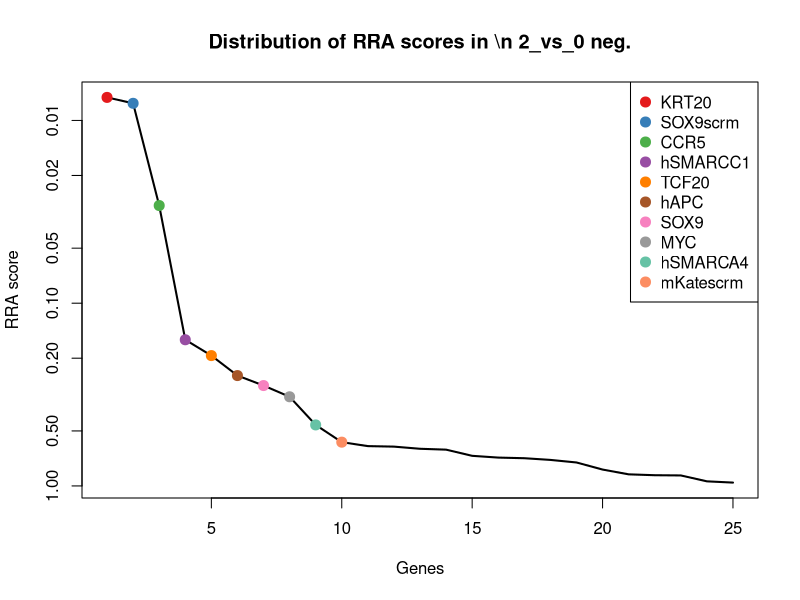
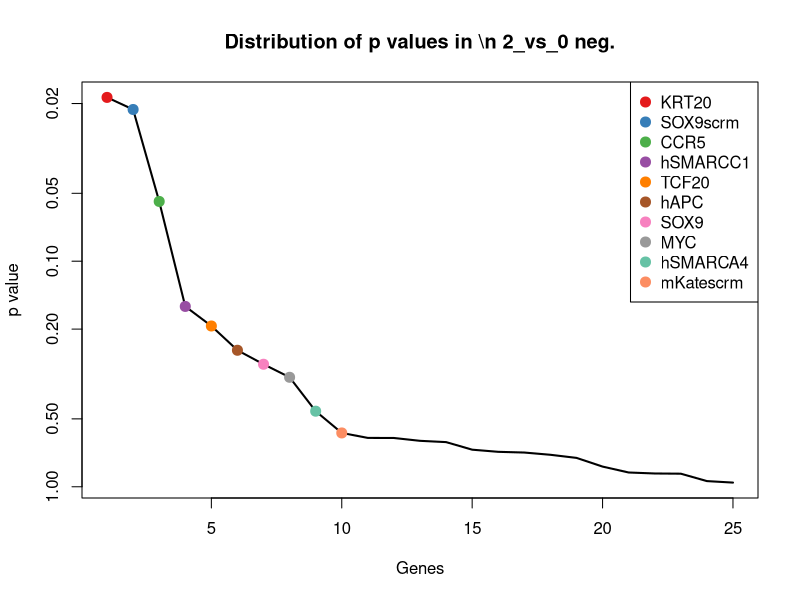
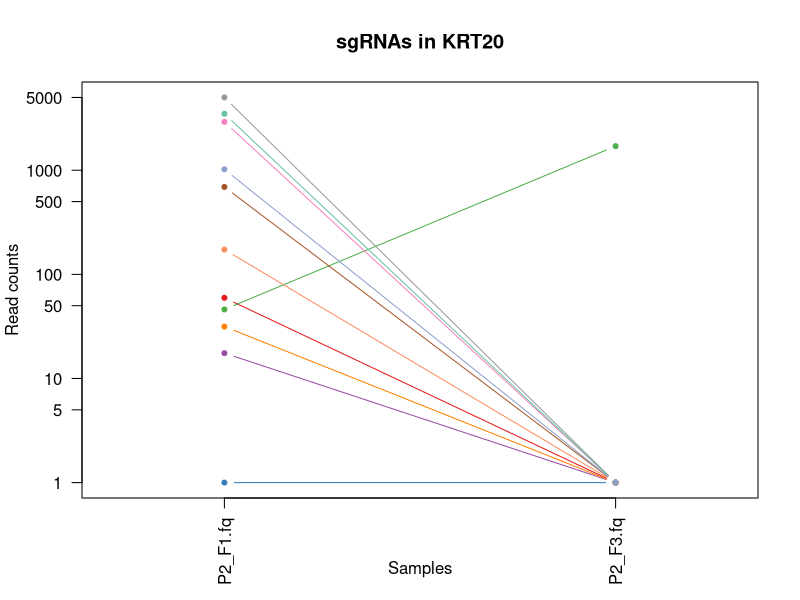
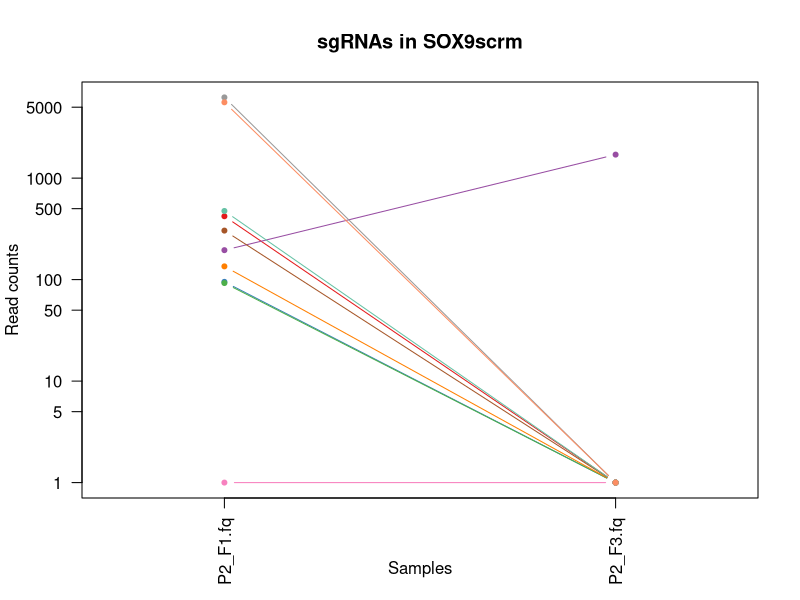
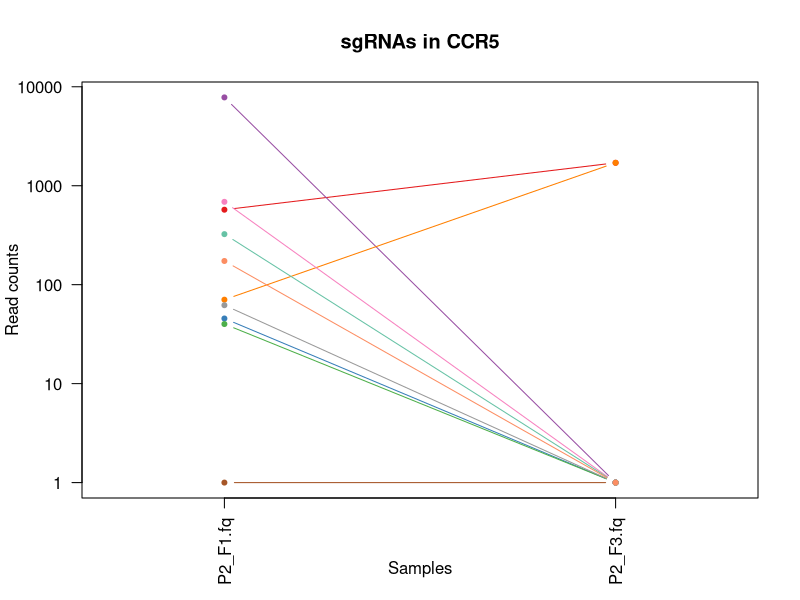
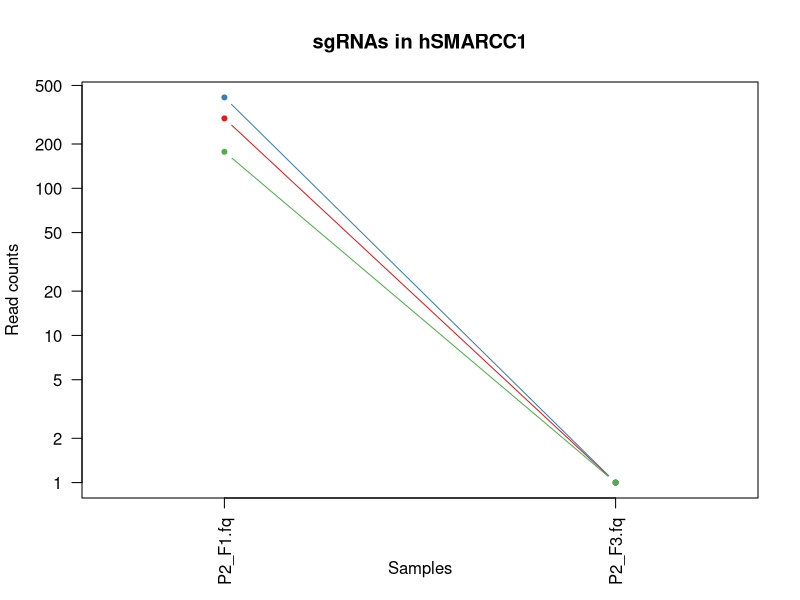
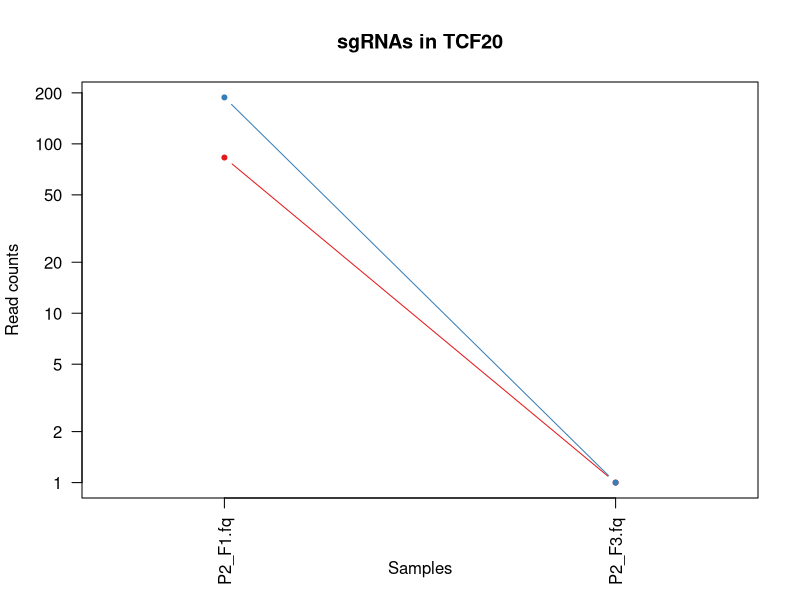
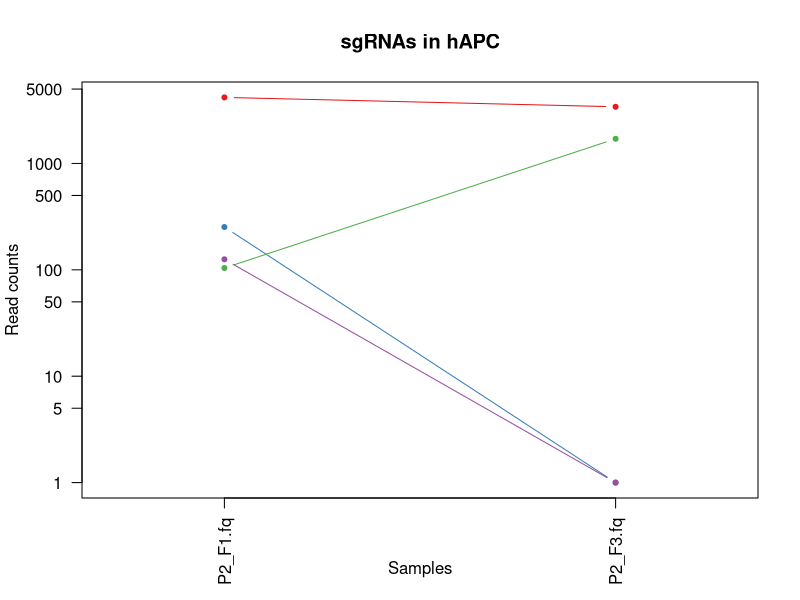

Reproduce these figures in R, in order. (Note: this script raises an error after producing the figures.)
pdf(file='P2_02_day3.pdf',width=4.5,height=4.5);
gstable=read.table('P2_02_day3.gene_summary.txt',header=T)
# 
#
# parameters
# Do not modify the variables beginning with "__"

# gstablename='__GENE_SUMMARY_FILE__'
startindex=3
# outputfile='__OUTPUT_FILE__'
targetgenelist=c("KRT20","SOX9scrm","CCR5","hSMARCC1","TCF20","hAPC","SOX9","MYC","hSMARCA4","mKatescrm")
# samplelabel=sub('.\\w+.\\w+$','',colnames(gstable)[startindex]);
samplelabel='2_vs_0 neg.'


# You need to write some codes in front of this code:
# gstable=read.table(gstablename,header=T)
# pdf(file=outputfile,width=6,height=6)


# set up color using RColorBrewer
#library(RColorBrewer)
#colors <- brewer.pal(length(targetgenelist), "Set1")

colors=c( "#E41A1C", "#377EB8", "#4DAF4A", "#984EA3", "#FF7F00",  "#A65628", "#F781BF",
          "#999999", "#66C2A5", "#FC8D62", "#8DA0CB", "#E78AC3", "#A6D854", "#FFD92F", "#E5C494", "#B3B3B3", 
          "#8DD3C7", "#FFFFB3", "#BEBADA", "#FB8072", "#80B1D3", "#FDB462", "#B3DE69", "#FCCDE5",
          "#D9D9D9", "#BC80BD", "#CCEBC5", "#FFED6F")

######
# function definition

plotrankedvalues<-function(val, tglist, ...){
  
  plot(val,log='y',ylim=c(max(val),min(val)),type='l',lwd=2, ...)
  if(length(tglist)>0){
    for(i in 1:length(tglist)){
      targetgene=tglist[i];
      tx=which(names(val)==targetgene);ty=val[targetgene];
      points(tx,ty,col=colors[(i %% length(colors)) ],cex=2,pch=20)
      # text(tx+50,ty,targetgene,col=colors[i])
    }
    legend('topright',tglist,pch=20,pt.cex = 2,cex=1,col=colors)
  }
}



plotrandvalues<-function(val,targetgenelist, ...){
  # choose the one with the best distance distribution
  
  mindiffvalue=0;
  randval=val;
  for(i in 1:20){
    randval0=sample(val)
    vindex=sort(which(names(randval0) %in% targetgenelist))
    if(max(vindex)>0.9*length(val)){
      # print('pass...')
      next;
    }
    mindiffind=min(diff(vindex));
    if (mindiffind > mindiffvalue){
      mindiffvalue=mindiffind;
      randval=randval0;
      # print(paste('Diff: ',mindiffvalue))
    }
  }
  plot(randval,log='y',ylim=c(max(randval),min(randval)),pch=20,col='grey', ...)
  
  if(length(targetgenelist)>0){
    for(i in 1:length(targetgenelist)){
      targetgene=targetgenelist[i];
      tx=which(names(randval)==targetgene);ty=randval[targetgene];
      points(tx,ty,col=colors[(i %% length(colors)) ],cex=2,pch=20)
      text(tx+50,ty,targetgene,col=colors[i])
    }
  }
  
}




# set.seed(1235)



pvec=gstable[,startindex]
names(pvec)=gstable[,'id']
pvec=sort(pvec);

plotrankedvalues(pvec,targetgenelist,xlab='Genes',ylab='RRA score',main=paste('Distribution of RRA scores in \\n',samplelabel))

# plotrandvalues(pvec,targetgenelist,xlab='Genes',ylab='RRA score',main=paste('Distribution of RRA scores in \\n',samplelabel))


pvec=gstable[,startindex+1]
names(pvec)=gstable[,'id']
pvec=sort(pvec);

plotrankedvalues(pvec,targetgenelist,xlab='Genes',ylab='p value',main=paste('Distribution of p values in \\n',samplelabel))

# plotrandvalues(pvec,targetgenelist,xlab='Genes',ylab='p value',main=paste('Distribution of p values in \\n',samplelabel))



# you need to write after this code:
# dev.off()






# parameters
# Do not modify the variables beginning with "__"
targetmat=list(c(58.517174955062906,0.0),c(0.0,0.0),c(45.013211503894546,1703.561224489796),c(16.504844218094664,0.0),c(30.508954463750747,0.0),c(689.7024295985619,0.0),c(2912.354784301977,0.0),c(5005.969266027561,0.0),c(3484.022570401438,0.0),c(172.0504973037747,0.0),c(1019.2991671659676,0.0))
targetgene="KRT20"
collabel=c("P2_F1.fq","P2_F3.fq")

# set up color using RColorBrewer
#library(RColorBrewer)
#colors <- brewer.pal(length(targetgenelist), "Set1")

colors=c( "#E41A1C", "#377EB8", "#4DAF4A", "#984EA3", "#FF7F00",  "#A65628", "#F781BF",
          "#999999", "#66C2A5", "#FC8D62", "#8DA0CB", "#E78AC3", "#A6D854", "#FFD92F", "#E5C494", "#B3B3B3", 
          "#8DD3C7", "#FFFFB3", "#BEBADA", "#FB8072", "#80B1D3", "#FDB462", "#B3DE69", "#FCCDE5",
          "#D9D9D9", "#BC80BD", "#CCEBC5", "#FFED6F")


## code

targetmatvec=unlist(targetmat)+1
yrange=range(targetmatvec[targetmatvec>0]);
# yrange[1]=1; # set the minimum value to 1
for(i in 1:length(targetmat)){
  vali=targetmat[[i]]+1;
  if(i==1){
    plot(1:length(vali),vali,type='b',las=1,pch=20,main=paste('sgRNAs in',targetgene),ylab='Read counts',xlab='Samples',xlim=c(0.7,length(vali)+0.3),ylim = yrange,col=colors[(i %% length(colors))],xaxt='n',log='y')
    axis(1,at=1:length(vali),labels=(collabel),las=2)
    # lines(0:100,rep(1,101),col='black');
  }else{
    lines(1:length(vali),vali,type='b',pch=20,col=colors[(i %% length(colors))])
  }
}




# parameters
# Do not modify the variables beginning with "__"
targetmat=list(c(420.1233073696824,0.0),c(94.02759736369083,0.0),c(91.52686339125223,0.0),c(194.05695626123426,1703.561224489796),c(134.0393409227082,0.0),c(303.0889574595566,0.0),c(0.0,0.0),c(6240.831701617734,0.0),c(473.6390143798681,0.0),c(5583.138666866386,0.0))
targetgene="SOX9scrm"
collabel=c("P2_F1.fq","P2_F3.fq")

# set up color using RColorBrewer
#library(RColorBrewer)
#colors <- brewer.pal(length(targetgenelist), "Set1")

colors=c( "#E41A1C", "#377EB8", "#4DAF4A", "#984EA3", "#FF7F00",  "#A65628", "#F781BF",
          "#999999", "#66C2A5", "#FC8D62", "#8DA0CB", "#E78AC3", "#A6D854", "#FFD92F", "#E5C494", "#B3B3B3", 
          "#8DD3C7", "#FFFFB3", "#BEBADA", "#FB8072", "#80B1D3", "#FDB462", "#B3DE69", "#FCCDE5",
          "#D9D9D9", "#BC80BD", "#CCEBC5", "#FFED6F")


## code

targetmatvec=unlist(targetmat)+1
yrange=range(targetmatvec[targetmatvec>0]);
# yrange[1]=1; # set the minimum value to 1
for(i in 1:length(targetmat)){
  vali=targetmat[[i]]+1;
  if(i==1){
    plot(1:length(vali),vali,type='b',las=1,pch=20,main=paste('sgRNAs in',targetgene),ylab='Read counts',xlab='Samples',xlim=c(0.7,length(vali)+0.3),ylim = yrange,col=colors[(i %% length(colors))],xaxt='n',log='y')
    axis(1,at=1:length(vali),labels=(collabel),las=2)
    # lines(0:100,rep(1,101),col='black');
  }else{
    lines(1:length(vali),vali,type='b',pch=20,col=colors[(i %% length(colors))])
  }
}




# parameters
# Do not modify the variables beginning with "__"
targetmat=list(c(571.167639304973,1703.561224489796),c(44.51306470940683,0.0),c(39.01144997004194,0.0),c(7804.290581186338,0.0),c(69.52040443379268,1703.561224489796),c(0.0,0.0),c(686.2014020371479,0.0),c(61.017908927501495,0.0),c(323.0948292390653,0.0),c(172.5506440982624,0.0))
targetgene="CCR5"
collabel=c("P2_F1.fq","P2_F3.fq")

# set up color using RColorBrewer
#library(RColorBrewer)
#colors <- brewer.pal(length(targetgenelist), "Set1")

colors=c( "#E41A1C", "#377EB8", "#4DAF4A", "#984EA3", "#FF7F00",  "#A65628", "#F781BF",
          "#999999", "#66C2A5", "#FC8D62", "#8DA0CB", "#E78AC3", "#A6D854", "#FFD92F", "#E5C494", "#B3B3B3", 
          "#8DD3C7", "#FFFFB3", "#BEBADA", "#FB8072", "#80B1D3", "#FDB462", "#B3DE69", "#FCCDE5",
          "#D9D9D9", "#BC80BD", "#CCEBC5", "#FFED6F")


## code

targetmatvec=unlist(targetmat)+1
yrange=range(targetmatvec[targetmatvec>0]);
# yrange[1]=1; # set the minimum value to 1
for(i in 1:length(targetmat)){
  vali=targetmat[[i]]+1;
  if(i==1){
    plot(1:length(vali),vali,type='b',las=1,pch=20,main=paste('sgRNAs in',targetgene),ylab='Read counts',xlab='Samples',xlim=c(0.7,length(vali)+0.3),ylim = yrange,col=colors[(i %% length(colors))],xaxt='n',log='y')
    axis(1,at=1:length(vali),labels=(collabel),las=2)
    # lines(0:100,rep(1,101),col='black');
  }else{
    lines(1:length(vali),vali,type='b',pch=20,col=colors[(i %% length(colors))])
  }
}




# parameters
# Do not modify the variables beginning with "__"
targetmat=list(c(297.5873427201917,0.0),c(413.6213990413421,0.0),c(176.05167165967643,0.0))
targetgene="hSMARCC1"
collabel=c("P2_F1.fq","P2_F3.fq")

# set up color using RColorBrewer
#library(RColorBrewer)
#colors <- brewer.pal(length(targetgenelist), "Set1")

colors=c( "#E41A1C", "#377EB8", "#4DAF4A", "#984EA3", "#FF7F00",  "#A65628", "#F781BF",
          "#999999", "#66C2A5", "#FC8D62", "#8DA0CB", "#E78AC3", "#A6D854", "#FFD92F", "#E5C494", "#B3B3B3", 
          "#8DD3C7", "#FFFFB3", "#BEBADA", "#FB8072", "#80B1D3", "#FDB462", "#B3DE69", "#FCCDE5",
          "#D9D9D9", "#BC80BD", "#CCEBC5", "#FFED6F")


## code

targetmatvec=unlist(targetmat)+1
yrange=range(targetmatvec[targetmatvec>0]);
# yrange[1]=1; # set the minimum value to 1
for(i in 1:length(targetmat)){
  vali=targetmat[[i]]+1;
  if(i==1){
    plot(1:length(vali),vali,type='b',las=1,pch=20,main=paste('sgRNAs in',targetgene),ylab='Read counts',xlab='Samples',xlim=c(0.7,length(vali)+0.3),ylim = yrange,col=colors[(i %% length(colors))],xaxt='n',log='y')
    axis(1,at=1:length(vali),labels=(collabel),las=2)
    # lines(0:100,rep(1,101),col='black');
  }else{
    lines(1:length(vali),vali,type='b',pch=20,col=colors[(i %% length(colors))])
  }
}




# parameters
# Do not modify the variables beginning with "__"
targetmat=list(c(82.02407429598561,0.0),c(187.05490113840622,0.0))
targetgene="TCF20"
collabel=c("P2_F1.fq","P2_F3.fq")

# set up color using RColorBrewer
#library(RColorBrewer)
#colors <- brewer.pal(length(targetgenelist), "Set1")

colors=c( "#E41A1C", "#377EB8", "#4DAF4A", "#984EA3", "#FF7F00",  "#A65628", "#F781BF",
          "#999999", "#66C2A5", "#FC8D62", "#8DA0CB", "#E78AC3", "#A6D854", "#FFD92F", "#E5C494", "#B3B3B3", 
          "#8DD3C7", "#FFFFB3", "#BEBADA", "#FB8072", "#80B1D3", "#FDB462", "#B3DE69", "#FCCDE5",
          "#D9D9D9", "#BC80BD", "#CCEBC5", "#FFED6F")


## code

targetmatvec=unlist(targetmat)+1
yrange=range(targetmatvec[targetmatvec>0]);
# yrange[1]=1; # set the minimum value to 1
for(i in 1:length(targetmat)){
  vali=targetmat[[i]]+1;
  if(i==1){
    plot(1:length(vali),vali,type='b',las=1,pch=20,main=paste('sgRNAs in',targetgene),ylab='Read counts',xlab='Samples',xlim=c(0.7,length(vali)+0.3),ylim = yrange,col=colors[(i %% length(colors))],xaxt='n',log='y')
    axis(1,at=1:length(vali),labels=(collabel),las=2)
    # lines(0:100,rep(1,101),col='black');
  }else{
    lines(1:length(vali),vali,type='b',pch=20,col=colors[(i %% length(colors))])
  }
}




# parameters
# Do not modify the variables beginning with "__"
targetmat=list(c(4174.225146794487,3407.122448979592),c(251.57383762732172,0.0),c(103.03023966446973,1703.561224489796),c(124.53655182744157,0.0))
targetgene="hAPC"
collabel=c("P2_F1.fq","P2_F3.fq")

# set up color using RColorBrewer
#library(RColorBrewer)
#colors <- brewer.pal(length(targetgenelist), "Set1")

colors=c( "#E41A1C", "#377EB8", "#4DAF4A", "#984EA3", "#FF7F00",  "#A65628", "#F781BF",
          "#999999", "#66C2A5", "#FC8D62", "#8DA0CB", "#E78AC3", "#A6D854", "#FFD92F", "#E5C494", "#B3B3B3", 
          "#8DD3C7", "#FFFFB3", "#BEBADA", "#FB8072", "#80B1D3", "#FDB462", "#B3DE69", "#FCCDE5",
          "#D9D9D9", "#BC80BD", "#CCEBC5", "#FFED6F")


## code

targetmatvec=unlist(targetmat)+1
yrange=range(targetmatvec[targetmatvec>0]);
# yrange[1]=1; # set the minimum value to 1
for(i in 1:length(targetmat)){
  vali=targetmat[[i]]+1;
  if(i==1){
    plot(1:length(vali),vali,type='b',las=1,pch=20,main=paste('sgRNAs in',targetgene),ylab='Read counts',xlab='Samples',xlim=c(0.7,length(vali)+0.3),ylim = yrange,col=colors[(i %% length(colors))],xaxt='n',log='y')
    axis(1,at=1:length(vali),labels=(collabel),las=2)
    # lines(0:100,rep(1,101),col='black');
  }else{
    lines(1:length(vali),vali,type='b',pch=20,col=colors[(i %% length(colors))])
  }
}




# parameters
# Do not modify the variables beginning with "__"
targetmat=list(c(0.0,0.0),c(83.52451467944877,1703.561224489796),c(153.54506590772917,0.0),c(41.01203714799281,0.0),c(0.0,0.0),c(166.5488825644098,0.0),c(8186.4027321749545,6814.244897959184),c(3299.46840323547,1703.561224489796),c(4201.233073696824,6814.244897959184),c(2447.2182654284,0.0),c(284.58352606351104,0.0))
targetgene="SOX9"
collabel=c("P2_F1.fq","P2_F3.fq")

# set up color using RColorBrewer
#library(RColorBrewer)
#colors <- brewer.pal(length(targetgenelist), "Set1")

colors=c( "#E41A1C", "#377EB8", "#4DAF4A", "#984EA3", "#FF7F00",  "#A65628", "#F781BF",
          "#999999", "#66C2A5", "#FC8D62", "#8DA0CB", "#E78AC3", "#A6D854", "#FFD92F", "#E5C494", "#B3B3B3", 
          "#8DD3C7", "#FFFFB3", "#BEBADA", "#FB8072", "#80B1D3", "#FDB462", "#B3DE69", "#FCCDE5",
          "#D9D9D9", "#BC80BD", "#CCEBC5", "#FFED6F")


## code

targetmatvec=unlist(targetmat)+1
yrange=range(targetmatvec[targetmatvec>0]);
# yrange[1]=1; # set the minimum value to 1
for(i in 1:length(targetmat)){
  vali=targetmat[[i]]+1;
  if(i==1){
    plot(1:length(vali),vali,type='b',las=1,pch=20,main=paste('sgRNAs in',targetgene),ylab='Read counts',xlab='Samples',xlim=c(0.7,length(vali)+0.3),ylim = yrange,col=colors[(i %% length(colors))],xaxt='n',log='y')
    axis(1,at=1:length(vali),labels=(collabel),las=2)
    # lines(0:100,rep(1,101),col='black');
  }else{
    lines(1:length(vali),vali,type='b',pch=20,col=colors[(i %% length(colors))])
  }
}




# parameters
# Do not modify the variables beginning with "__"
targetmat=list(c(789.2316417016177,0.0),c(245.07192929898142,0.0),c(49.514532654284,0.0),c(35.51042240862792,0.0),c(111.03258837627321,0.0))
targetgene="MYC"
collabel=c("P2_F1.fq","P2_F3.fq")

# set up color using RColorBrewer
#library(RColorBrewer)
#colors <- brewer.pal(length(targetgenelist), "Set1")

colors=c( "#E41A1C", "#377EB8", "#4DAF4A", "#984EA3", "#FF7F00",  "#A65628", "#F781BF",
          "#999999", "#66C2A5", "#FC8D62", "#8DA0CB", "#E78AC3", "#A6D854", "#FFD92F", "#E5C494", "#B3B3B3", 
          "#8DD3C7", "#FFFFB3", "#BEBADA", "#FB8072", "#80B1D3", "#FDB462", "#B3DE69", "#FCCDE5",
          "#D9D9D9", "#BC80BD", "#CCEBC5", "#FFED6F")


## code

targetmatvec=unlist(targetmat)+1
yrange=range(targetmatvec[targetmatvec>0]);
# yrange[1]=1; # set the minimum value to 1
for(i in 1:length(targetmat)){
  vali=targetmat[[i]]+1;
  if(i==1){
    plot(1:length(vali),vali,type='b',las=1,pch=20,main=paste('sgRNAs in',targetgene),ylab='Read counts',xlab='Samples',xlim=c(0.7,length(vali)+0.3),ylim = yrange,col=colors[(i %% length(colors))],xaxt='n',log='y')
    axis(1,at=1:length(vali),labels=(collabel),las=2)
    # lines(0:100,rep(1,101),col='black');
  }else{
    lines(1:length(vali),vali,type='b',pch=20,col=colors[(i %% length(colors))])
  }
}




# parameters
# Do not modify the variables beginning with "__"
targetmat=list(c(112.03288196524863,0.0),c(43.012624325943676,1703.561224489796),c(16.00469742360695,3407.122448979592))
targetgene="hSMARCA4"
collabel=c("P2_F1.fq","P2_F3.fq")

# set up color using RColorBrewer
#library(RColorBrewer)
#colors <- brewer.pal(length(targetgenelist), "Set1")

colors=c( "#E41A1C", "#377EB8", "#4DAF4A", "#984EA3", "#FF7F00",  "#A65628", "#F781BF",
          "#999999", "#66C2A5", "#FC8D62", "#8DA0CB", "#E78AC3", "#A6D854", "#FFD92F", "#E5C494", "#B3B3B3", 
          "#8DD3C7", "#FFFFB3", "#BEBADA", "#FB8072", "#80B1D3", "#FDB462", "#B3DE69", "#FCCDE5",
          "#D9D9D9", "#BC80BD", "#CCEBC5", "#FFED6F")


## code

targetmatvec=unlist(targetmat)+1
yrange=range(targetmatvec[targetmatvec>0]);
# yrange[1]=1; # set the minimum value to 1
for(i in 1:length(targetmat)){
  vali=targetmat[[i]]+1;
  if(i==1){
    plot(1:length(vali),vali,type='b',las=1,pch=20,main=paste('sgRNAs in',targetgene),ylab='Read counts',xlab='Samples',xlim=c(0.7,length(vali)+0.3),ylim = yrange,col=colors[(i %% length(colors))],xaxt='n',log='y')
    axis(1,at=1:length(vali),labels=(collabel),las=2)
    # lines(0:100,rep(1,101),col='black');
  }else{
    lines(1:length(vali),vali,type='b',pch=20,col=colors[(i %% length(colors))])
  }
}




# parameters
# Do not modify the variables beginning with "__"
targetmat=list(c(65.01908328340323,1703.561224489796),c(16.504844218094664,1703.561224489796),c(110.53244158178549,0.0),c(236.5694337926902,0.0),c(56.516587777112036,0.0),c(25.007339724385858,0.0),c(16.504844218094664,0.0),c(29.508660874775313,0.0),c(51.01497303774715,0.0),c(32.0093948472139,1703.561224489796))
targetgene="mKatescrm"
collabel=c("P2_F1.fq","P2_F3.fq")

# set up color using RColorBrewer
#library(RColorBrewer)
#colors <- brewer.pal(length(targetgenelist), "Set1")

colors=c( "#E41A1C", "#377EB8", "#4DAF4A", "#984EA3", "#FF7F00",  "#A65628", "#F781BF",
          "#999999", "#66C2A5", "#FC8D62", "#8DA0CB", "#E78AC3", "#A6D854", "#FFD92F", "#E5C494", "#B3B3B3", 
          "#8DD3C7", "#FFFFB3", "#BEBADA", "#FB8072", "#80B1D3", "#FDB462", "#B3DE69", "#FCCDE5",
          "#D9D9D9", "#BC80BD", "#CCEBC5", "#FFED6F")


## code

targetmatvec=unlist(targetmat)+1
yrange=range(targetmatvec[targetmatvec>0]);
# yrange[1]=1; # set the minimum value to 1
for(i in 1:length(targetmat)){
  vali=targetmat[[i]]+1;
  if(i==1){
    plot(1:length(vali),vali,type='b',las=1,pch=20,main=paste('sgRNAs in',targetgene),ylab='Read counts',xlab='Samples',xlim=c(0.7,length(vali)+0.3),ylim = yrange,col=colors[(i %% length(colors))],xaxt='n',log='y')
    axis(1,at=1:length(vali),labels=(collabel),las=2)
    # lines(0:100,rep(1,101),col='black');
  }else{
    lines(1:length(vali),vali,type='b',pch=20,col=colors[(i %% length(colors))])
  }
}



# 
#
# parameters
# Do not modify the variables beginning with "__"

# gstablename='__GENE_SUMMARY_FILE__'
startindex=9
# outputfile='__OUTPUT_FILE__'
targetgenelist=c("GFP","hSMARCA4","mKate","hSMARCC2","mKatescrm","Prom1","hSATB2","TCF4","POLRD2","KRT20scrm")
# samplelabel=sub('.\\w+.\\w+$','',colnames(gstable)[startindex]);
samplelabel='2_vs_0 pos.'


# You need to write some codes in front of this code:
# gstable=read.table(gstablename,header=T)
# pdf(file=outputfile,width=6,height=6)


# set up color using RColorBrewer
#library(RColorBrewer)
#colors <- brewer.pal(length(targetgenelist), "Set1")

colors=c( "#E41A1C", "#377EB8", "#4DAF4A", "#984EA3", "#FF7F00",  "#A65628", "#F781BF",
          "#999999", "#66C2A5", "#FC8D62", "#8DA0CB", "#E78AC3", "#A6D854", "#FFD92F", "#E5C494", "#B3B3B3", 
          "#8DD3C7", "#FFFFB3", "#BEBADA", "#FB8072", "#80B1D3", "#FDB462", "#B3DE69", "#FCCDE5",
          "#D9D9D9", "#BC80BD", "#CCEBC5", "#FFED6F")

######
# function definition

plotrankedvalues<-function(val, tglist, ...){
  
  plot(val,log='y',ylim=c(max(val),min(val)),type='l',lwd=2, ...)
  if(length(tglist)>0){
    for(i in 1:length(tglist)){
      targetgene=tglist[i];
      tx=which(names(val)==targetgene);ty=val[targetgene];
      points(tx,ty,col=colors[(i %% length(colors)) ],cex=2,pch=20)
      # text(tx+50,ty,targetgene,col=colors[i])
    }
    legend('topright',tglist,pch=20,pt.cex = 2,cex=1,col=colors)
  }
}



plotrandvalues<-function(val,targetgenelist, ...){
  # choose the one with the best distance distribution
  
  mindiffvalue=0;
  randval=val;
  for(i in 1:20){
    randval0=sample(val)
    vindex=sort(which(names(randval0) %in% targetgenelist))
    if(max(vindex)>0.9*length(val)){
      # print('pass...')
      next;
    }
    mindiffind=min(diff(vindex));
    if (mindiffind > mindiffvalue){
      mindiffvalue=mindiffind;
      randval=randval0;
      # print(paste('Diff: ',mindiffvalue))
    }
  }
  plot(randval,log='y',ylim=c(max(randval),min(randval)),pch=20,col='grey', ...)
  
  if(length(targetgenelist)>0){
    for(i in 1:length(targetgenelist)){
      targetgene=targetgenelist[i];
      tx=which(names(randval)==targetgene);ty=randval[targetgene];
      points(tx,ty,col=colors[(i %% length(colors)) ],cex=2,pch=20)
      text(tx+50,ty,targetgene,col=colors[i])
    }
  }
  
}




# set.seed(1235)



pvec=gstable[,startindex]
names(pvec)=gstable[,'id']
pvec=sort(pvec);

plotrankedvalues(pvec,targetgenelist,xlab='Genes',ylab='RRA score',main=paste('Distribution of RRA scores in \\n',samplelabel))

# plotrandvalues(pvec,targetgenelist,xlab='Genes',ylab='RRA score',main=paste('Distribution of RRA scores in \\n',samplelabel))


pvec=gstable[,startindex+1]
names(pvec)=gstable[,'id']
pvec=sort(pvec);

plotrankedvalues(pvec,targetgenelist,xlab='Genes',ylab='p value',main=paste('Distribution of p values in \\n',samplelabel))

# plotrandvalues(pvec,targetgenelist,xlab='Genes',ylab='p value',main=paste('Distribution of p values in \\n',samplelabel))



# you need to write after this code:
# dev.off()






# parameters
# Do not modify the variables beginning with "__"
targetmat=list(c(72.02113840623127,0.0),c(146.54301078490113,0.0),c(36.01056920311564,1703.561224489796),c(86.02524865188735,1703.561224489796),c(11.003229478729777,0.0),c(0.0,0.0),c(32.0093948472139,3407.122448979592),c(0.0,0.0),c(28.508367285799878,0.0),c(58.517174955062906,1703.561224489796),c(112.03288196524863,3407.122448979592),c(86.52539544637507,1703.561224489796))
targetgene="GFP"
collabel=c("P2_F1.fq","P2_F3.fq")

# set up color using RColorBrewer
#library(RColorBrewer)
#colors <- brewer.pal(length(targetgenelist), "Set1")

colors=c( "#E41A1C", "#377EB8", "#4DAF4A", "#984EA3", "#FF7F00",  "#A65628", "#F781BF",
          "#999999", "#66C2A5", "#FC8D62", "#8DA0CB", "#E78AC3", "#A6D854", "#FFD92F", "#E5C494", "#B3B3B3", 
          "#8DD3C7", "#FFFFB3", "#BEBADA", "#FB8072", "#80B1D3", "#FDB462", "#B3DE69", "#FCCDE5",
          "#D9D9D9", "#BC80BD", "#CCEBC5", "#FFED6F")


## code

targetmatvec=unlist(targetmat)+1
yrange=range(targetmatvec[targetmatvec>0]);
# yrange[1]=1; # set the minimum value to 1
for(i in 1:length(targetmat)){
  vali=targetmat[[i]]+1;
  if(i==1){
    plot(1:length(vali),vali,type='b',las=1,pch=20,main=paste('sgRNAs in',targetgene),ylab='Read counts',xlab='Samples',xlim=c(0.7,length(vali)+0.3),ylim = yrange,col=colors[(i %% length(colors))],xaxt='n',log='y')
    axis(1,at=1:length(vali),labels=(collabel),las=2)
    # lines(0:100,rep(1,101),col='black');
  }else{
    lines(1:length(vali),vali,type='b',pch=20,col=colors[(i %% length(colors))])
  }
}




# parameters
# Do not modify the variables beginning with "__"
targetmat=list(c(112.03288196524863,0.0),c(43.012624325943676,1703.561224489796),c(16.00469742360695,3407.122448979592))
targetgene="hSMARCA4"
collabel=c("P2_F1.fq","P2_F3.fq")

# set up color using RColorBrewer
#library(RColorBrewer)
#colors <- brewer.pal(length(targetgenelist), "Set1")

colors=c( "#E41A1C", "#377EB8", "#4DAF4A", "#984EA3", "#FF7F00",  "#A65628", "#F781BF",
          "#999999", "#66C2A5", "#FC8D62", "#8DA0CB", "#E78AC3", "#A6D854", "#FFD92F", "#E5C494", "#B3B3B3", 
          "#8DD3C7", "#FFFFB3", "#BEBADA", "#FB8072", "#80B1D3", "#FDB462", "#B3DE69", "#FCCDE5",
          "#D9D9D9", "#BC80BD", "#CCEBC5", "#FFED6F")


## code

targetmatvec=unlist(targetmat)+1
yrange=range(targetmatvec[targetmatvec>0]);
# yrange[1]=1; # set the minimum value to 1
for(i in 1:length(targetmat)){
  vali=targetmat[[i]]+1;
  if(i==1){
    plot(1:length(vali),vali,type='b',las=1,pch=20,main=paste('sgRNAs in',targetgene),ylab='Read counts',xlab='Samples',xlim=c(0.7,length(vali)+0.3),ylim = yrange,col=colors[(i %% length(colors))],xaxt='n',log='y')
    axis(1,at=1:length(vali),labels=(collabel),las=2)
    # lines(0:100,rep(1,101),col='black');
  }else{
    lines(1:length(vali),vali,type='b',pch=20,col=colors[(i %% length(colors))])
  }
}




# parameters
# Do not modify the variables beginning with "__"
targetmat=list(c(84.5248082684242,0.0),c(60.517762133013775,1703.561224489796),c(88.02583582983821,0.0),c(489.64371180347507,0.0),c(0.0,0.0),c(0.0,0.0),c(18.505431396045534,0.0),c(42.01233073696824,0.0),c(75.5221659676453,0.0),c(17.5051378070701,0.0),c(56.516587777112036,0.0),c(71.02084481725583,0.0))
targetgene="mKate"
collabel=c("P2_F1.fq","P2_F3.fq")

# set up color using RColorBrewer
#library(RColorBrewer)
#colors <- brewer.pal(length(targetgenelist), "Set1")

colors=c( "#E41A1C", "#377EB8", "#4DAF4A", "#984EA3", "#FF7F00",  "#A65628", "#F781BF",
          "#999999", "#66C2A5", "#FC8D62", "#8DA0CB", "#E78AC3", "#A6D854", "#FFD92F", "#E5C494", "#B3B3B3", 
          "#8DD3C7", "#FFFFB3", "#BEBADA", "#FB8072", "#80B1D3", "#FDB462", "#B3DE69", "#FCCDE5",
          "#D9D9D9", "#BC80BD", "#CCEBC5", "#FFED6F")


## code

targetmatvec=unlist(targetmat)+1
yrange=range(targetmatvec[targetmatvec>0]);
# yrange[1]=1; # set the minimum value to 1
for(i in 1:length(targetmat)){
  vali=targetmat[[i]]+1;
  if(i==1){
    plot(1:length(vali),vali,type='b',las=1,pch=20,main=paste('sgRNAs in',targetgene),ylab='Read counts',xlab='Samples',xlim=c(0.7,length(vali)+0.3),ylim = yrange,col=colors[(i %% length(colors))],xaxt='n',log='y')
    axis(1,at=1:length(vali),labels=(collabel),las=2)
    # lines(0:100,rep(1,101),col='black');
  }else{
    lines(1:length(vali),vali,type='b',pch=20,col=colors[(i %% length(colors))])
  }
}




# parameters
# Do not modify the variables beginning with "__"
targetmat=list(c(85.52510185739963,0.0),c(1502.4409706411022,3407.122448979592),c(82.02407429598561,6814.244897959184))
targetgene="hSMARCC2"
collabel=c("P2_F1.fq","P2_F3.fq")

# set up color using RColorBrewer
#library(RColorBrewer)
#colors <- brewer.pal(length(targetgenelist), "Set1")

colors=c( "#E41A1C", "#377EB8", "#4DAF4A", "#984EA3", "#FF7F00",  "#A65628", "#F781BF",
          "#999999", "#66C2A5", "#FC8D62", "#8DA0CB", "#E78AC3", "#A6D854", "#FFD92F", "#E5C494", "#B3B3B3", 
          "#8DD3C7", "#FFFFB3", "#BEBADA", "#FB8072", "#80B1D3", "#FDB462", "#B3DE69", "#FCCDE5",
          "#D9D9D9", "#BC80BD", "#CCEBC5", "#FFED6F")


## code

targetmatvec=unlist(targetmat)+1
yrange=range(targetmatvec[targetmatvec>0]);
# yrange[1]=1; # set the minimum value to 1
for(i in 1:length(targetmat)){
  vali=targetmat[[i]]+1;
  if(i==1){
    plot(1:length(vali),vali,type='b',las=1,pch=20,main=paste('sgRNAs in',targetgene),ylab='Read counts',xlab='Samples',xlim=c(0.7,length(vali)+0.3),ylim = yrange,col=colors[(i %% length(colors))],xaxt='n',log='y')
    axis(1,at=1:length(vali),labels=(collabel),las=2)
    # lines(0:100,rep(1,101),col='black');
  }else{
    lines(1:length(vali),vali,type='b',pch=20,col=colors[(i %% length(colors))])
  }
}




# parameters
# Do not modify the variables beginning with "__"
targetmat=list(c(65.01908328340323,1703.561224489796),c(16.504844218094664,1703.561224489796),c(110.53244158178549,0.0),c(236.5694337926902,0.0),c(56.516587777112036,0.0),c(25.007339724385858,0.0),c(16.504844218094664,0.0),c(29.508660874775313,0.0),c(51.01497303774715,0.0),c(32.0093948472139,1703.561224489796))
targetgene="mKatescrm"
collabel=c("P2_F1.fq","P2_F3.fq")

# set up color using RColorBrewer
#library(RColorBrewer)
#colors <- brewer.pal(length(targetgenelist), "Set1")

colors=c( "#E41A1C", "#377EB8", "#4DAF4A", "#984EA3", "#FF7F00",  "#A65628", "#F781BF",
          "#999999", "#66C2A5", "#FC8D62", "#8DA0CB", "#E78AC3", "#A6D854", "#FFD92F", "#E5C494", "#B3B3B3", 
          "#8DD3C7", "#FFFFB3", "#BEBADA", "#FB8072", "#80B1D3", "#FDB462", "#B3DE69", "#FCCDE5",
          "#D9D9D9", "#BC80BD", "#CCEBC5", "#FFED6F")


## code

targetmatvec=unlist(targetmat)+1
yrange=range(targetmatvec[targetmatvec>0]);
# yrange[1]=1; # set the minimum value to 1
for(i in 1:length(targetmat)){
  vali=targetmat[[i]]+1;
  if(i==1){
    plot(1:length(vali),vali,type='b',las=1,pch=20,main=paste('sgRNAs in',targetgene),ylab='Read counts',xlab='Samples',xlim=c(0.7,length(vali)+0.3),ylim = yrange,col=colors[(i %% length(colors))],xaxt='n',log='y')
    axis(1,at=1:length(vali),labels=(collabel),las=2)
    # lines(0:100,rep(1,101),col='black');
  }else{
    lines(1:length(vali),vali,type='b',pch=20,col=colors[(i %% length(colors))])
  }
}




# parameters
# Do not modify the variables beginning with "__"
targetmat=list(c(329.5967375674056,0.0),c(58.517174955062906,1703.561224489796),c(93.52745056920311,0.0),c(436.6281515877771,0.0),c(416.6222798082684,0.0),c(37.01086279209107,0.0),c(67.0196704613541,0.0),c(39.01144997004194,0.0),c(740.2172558418214,0.0),c(93.52745056920311,0.0))
targetgene="Prom1"
collabel=c("P2_F1.fq","P2_F3.fq")

# set up color using RColorBrewer
#library(RColorBrewer)
#colors <- brewer.pal(length(targetgenelist), "Set1")

colors=c( "#E41A1C", "#377EB8", "#4DAF4A", "#984EA3", "#FF7F00",  "#A65628", "#F781BF",
          "#999999", "#66C2A5", "#FC8D62", "#8DA0CB", "#E78AC3", "#A6D854", "#FFD92F", "#E5C494", "#B3B3B3", 
          "#8DD3C7", "#FFFFB3", "#BEBADA", "#FB8072", "#80B1D3", "#FDB462", "#B3DE69", "#FCCDE5",
          "#D9D9D9", "#BC80BD", "#CCEBC5", "#FFED6F")


## code

targetmatvec=unlist(targetmat)+1
yrange=range(targetmatvec[targetmatvec>0]);
# yrange[1]=1; # set the minimum value to 1
for(i in 1:length(targetmat)){
  vali=targetmat[[i]]+1;
  if(i==1){
    plot(1:length(vali),vali,type='b',las=1,pch=20,main=paste('sgRNAs in',targetgene),ylab='Read counts',xlab='Samples',xlim=c(0.7,length(vali)+0.3),ylim = yrange,col=colors[(i %% length(colors))],xaxt='n',log='y')
    axis(1,at=1:length(vali),labels=(collabel),las=2)
    # lines(0:100,rep(1,101),col='black');
  }else{
    lines(1:length(vali),vali,type='b',pch=20,col=colors[(i %% length(colors))])
  }
}




# parameters
# Do not modify the variables beginning with "__"
targetmat=list(c(61.017908927501495,0.0),c(73.0214319952067,0.0),c(25.507486518873574,1703.561224489796))
targetgene="hSATB2"
collabel=c("P2_F1.fq","P2_F3.fq")

# set up color using RColorBrewer
#library(RColorBrewer)
#colors <- brewer.pal(length(targetgenelist), "Set1")

colors=c( "#E41A1C", "#377EB8", "#4DAF4A", "#984EA3", "#FF7F00",  "#A65628", "#F781BF",
          "#999999", "#66C2A5", "#FC8D62", "#8DA0CB", "#E78AC3", "#A6D854", "#FFD92F", "#E5C494", "#B3B3B3", 
          "#8DD3C7", "#FFFFB3", "#BEBADA", "#FB8072", "#80B1D3", "#FDB462", "#B3DE69", "#FCCDE5",
          "#D9D9D9", "#BC80BD", "#CCEBC5", "#FFED6F")


## code

targetmatvec=unlist(targetmat)+1
yrange=range(targetmatvec[targetmatvec>0]);
# yrange[1]=1; # set the minimum value to 1
for(i in 1:length(targetmat)){
  vali=targetmat[[i]]+1;
  if(i==1){
    plot(1:length(vali),vali,type='b',las=1,pch=20,main=paste('sgRNAs in',targetgene),ylab='Read counts',xlab='Samples',xlim=c(0.7,length(vali)+0.3),ylim = yrange,col=colors[(i %% length(colors))],xaxt='n',log='y')
    axis(1,at=1:length(vali),labels=(collabel),las=2)
    # lines(0:100,rep(1,101),col='black');
  }else{
    lines(1:length(vali),vali,type='b',pch=20,col=colors[(i %% length(colors))])
  }
}




# parameters
# Do not modify the variables beginning with "__"
targetmat=list(c(494.64517974835223,0.0),c(15.004403834631514,0.0))
targetgene="TCF4"
collabel=c("P2_F1.fq","P2_F3.fq")

# set up color using RColorBrewer
#library(RColorBrewer)
#colors <- brewer.pal(length(targetgenelist), "Set1")

colors=c( "#E41A1C", "#377EB8", "#4DAF4A", "#984EA3", "#FF7F00",  "#A65628", "#F781BF",
          "#999999", "#66C2A5", "#FC8D62", "#8DA0CB", "#E78AC3", "#A6D854", "#FFD92F", "#E5C494", "#B3B3B3", 
          "#8DD3C7", "#FFFFB3", "#BEBADA", "#FB8072", "#80B1D3", "#FDB462", "#B3DE69", "#FCCDE5",
          "#D9D9D9", "#BC80BD", "#CCEBC5", "#FFED6F")


## code

targetmatvec=unlist(targetmat)+1
yrange=range(targetmatvec[targetmatvec>0]);
# yrange[1]=1; # set the minimum value to 1
for(i in 1:length(targetmat)){
  vali=targetmat[[i]]+1;
  if(i==1){
    plot(1:length(vali),vali,type='b',las=1,pch=20,main=paste('sgRNAs in',targetgene),ylab='Read counts',xlab='Samples',xlim=c(0.7,length(vali)+0.3),ylim = yrange,col=colors[(i %% length(colors))],xaxt='n',log='y')
    axis(1,at=1:length(vali),labels=(collabel),las=2)
    # lines(0:100,rep(1,101),col='black');
  }else{
    lines(1:length(vali),vali,type='b',pch=20,col=colors[(i %% length(colors))])
  }
}




# parameters
# Do not modify the variables beginning with "__"
targetmat=list(c(49.514532654284,0.0),c(19.50572498502097,0.0),c(69.52040443379268,0.0),c(604.1773277411623,0.0),c(33.50983523067705,0.0))
targetgene="POLRD2"
collabel=c("P2_F1.fq","P2_F3.fq")

# set up color using RColorBrewer
#library(RColorBrewer)
#colors <- brewer.pal(length(targetgenelist), "Set1")

colors=c( "#E41A1C", "#377EB8", "#4DAF4A", "#984EA3", "#FF7F00",  "#A65628", "#F781BF",
          "#999999", "#66C2A5", "#FC8D62", "#8DA0CB", "#E78AC3", "#A6D854", "#FFD92F", "#E5C494", "#B3B3B3", 
          "#8DD3C7", "#FFFFB3", "#BEBADA", "#FB8072", "#80B1D3", "#FDB462", "#B3DE69", "#FCCDE5",
          "#D9D9D9", "#BC80BD", "#CCEBC5", "#FFED6F")


## code

targetmatvec=unlist(targetmat)+1
yrange=range(targetmatvec[targetmatvec>0]);
# yrange[1]=1; # set the minimum value to 1
for(i in 1:length(targetmat)){
  vali=targetmat[[i]]+1;
  if(i==1){
    plot(1:length(vali),vali,type='b',las=1,pch=20,main=paste('sgRNAs in',targetgene),ylab='Read counts',xlab='Samples',xlim=c(0.7,length(vali)+0.3),ylim = yrange,col=colors[(i %% length(colors))],xaxt='n',log='y')
    axis(1,at=1:length(vali),labels=(collabel),las=2)
    # lines(0:100,rep(1,101),col='black');
  }else{
    lines(1:length(vali),vali,type='b',pch=20,col=colors[(i %% length(colors))])
  }
}




# parameters
# Do not modify the variables beginning with "__"
targetmat=list(c(20.005871779508688,0.0),c(120.03523067705211,0.0),c(58.01702816057519,0.0),c(35.0102756141402,0.0),c(21.506312162971838,0.0),c(1258.3693349310963,0.0),c(195.0572498502097,1703.561224489796),c(111.03258837627321,0.0),c(1787.0244967046133,0.0),c(473.6390143798681,0.0))
targetgene="KRT20scrm"
collabel=c("P2_F1.fq","P2_F3.fq")

# set up color using RColorBrewer
#library(RColorBrewer)
#colors <- brewer.pal(length(targetgenelist), "Set1")

colors=c( "#E41A1C", "#377EB8", "#4DAF4A", "#984EA3", "#FF7F00",  "#A65628", "#F781BF",
          "#999999", "#66C2A5", "#FC8D62", "#8DA0CB", "#E78AC3", "#A6D854", "#FFD92F", "#E5C494", "#B3B3B3", 
          "#8DD3C7", "#FFFFB3", "#BEBADA", "#FB8072", "#80B1D3", "#FDB462", "#B3DE69", "#FCCDE5",
          "#D9D9D9", "#BC80BD", "#CCEBC5", "#FFED6F")


## code

targetmatvec=unlist(targetmat)+1
yrange=range(targetmatvec[targetmatvec>0]);
# yrange[1]=1; # set the minimum value to 1
for(i in 1:length(targetmat)){
  vali=targetmat[[i]]+1;
  if(i==1){
    plot(1:length(vali),vali,type='b',las=1,pch=20,main=paste('sgRNAs in',targetgene),ylab='Read counts',xlab='Samples',xlim=c(0.7,length(vali)+0.3),ylim = yrange,col=colors[(i %% length(colors))],xaxt='n',log='y')
    axis(1,at=1:length(vali),labels=(collabel),las=2)
    # lines(0:100,rep(1,101),col='black');
  }else{
    lines(1:length(vali),vali,type='b',pch=20,col=colors[(i %% length(colors))])
  }
}



dev.off()
Sweave("P2_02_day3_summary.Rnw");
library(tools);

texi2dvi("P2_02_day3_summary.tex",pdf=TRUE);
